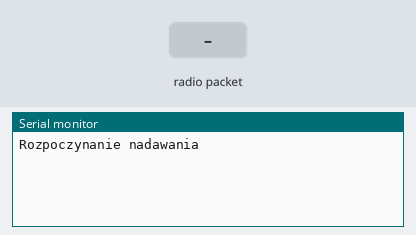
Bench run of a sketch on a simulated Arduino Uno, built with avr-gcc and run on an emulated ATmega328P. Parts: the last lines printed to the serial monitor. The test bench sets the inputs (shaded band). No radio packets arrive unless stated.

Above: at 1.2 s.
1.3 s: radio packet "1" arrives
At 2.5 s:
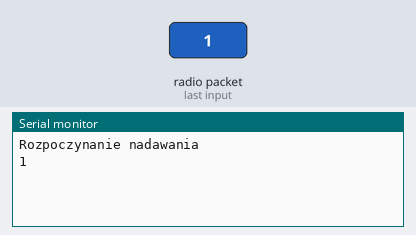
2.8 s: radio packet "0" arrives
At 3.8 s:
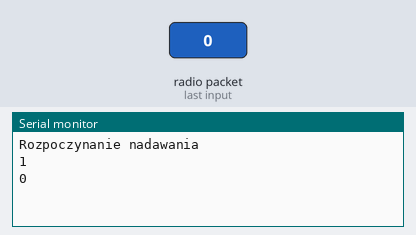

Measured:
- after the input at 1.3 s, the serial monitor: prints a new line at once (image 1)
- after the input at 2.8 s, the serial monitor: prints a new line at once (image 2)

The sketch:

radioModuly.ino
```cpp
#include <SPI.h>
#include <nRF24L01.h>
#include <RF24.h>
#include <string.h>
RF24 radio(7, 8);

int wiad = 0;
const byte rxAddr[6] = "00001";
const byte txAddr[6] = "00001";
void setup()
{
  Serial.begin(250000);
  radio.begin();
  radio.setRetries(15, 15);
  radio.openWritingPipe(rxAddr);
  radio.openReadingPipe(0, txAddr);
  Serial.println("Rozpoczynanie nadawania");
}

void loop()
{
  radio.startListening();
  if (radio.available())
  {
    char text[32] = {0};
    radio.read(&text, sizeof(text));

    Serial.println(text);
  }

  if(Serial.available())
  {
   radio.stopListening();
   byte tab[32] = {0};
   int index = 0;
  while(Serial.available()&&index<32)
  {
    tab[index] = Serial.read();
    index++;
  }

    //Serial.println(tab);
    radio.write(&tab, sizeof(tab));
    radio.startListening();
  }


}
```
